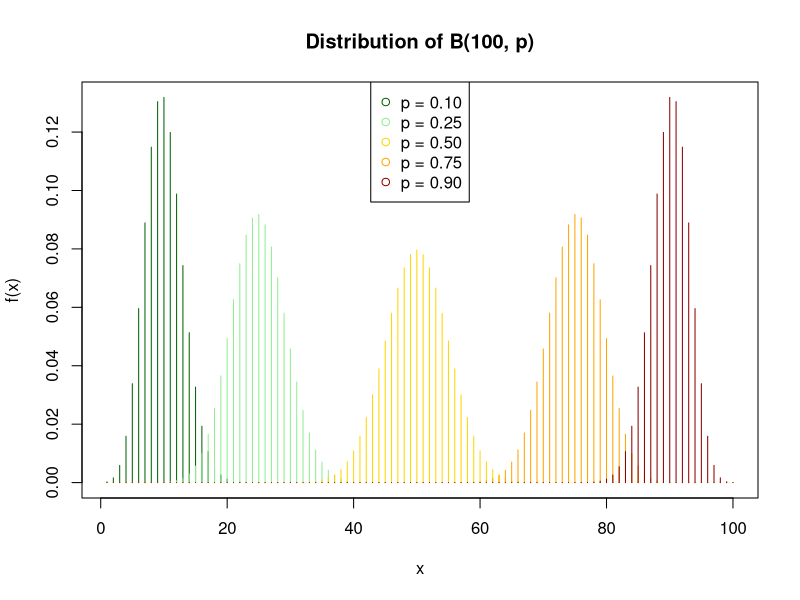
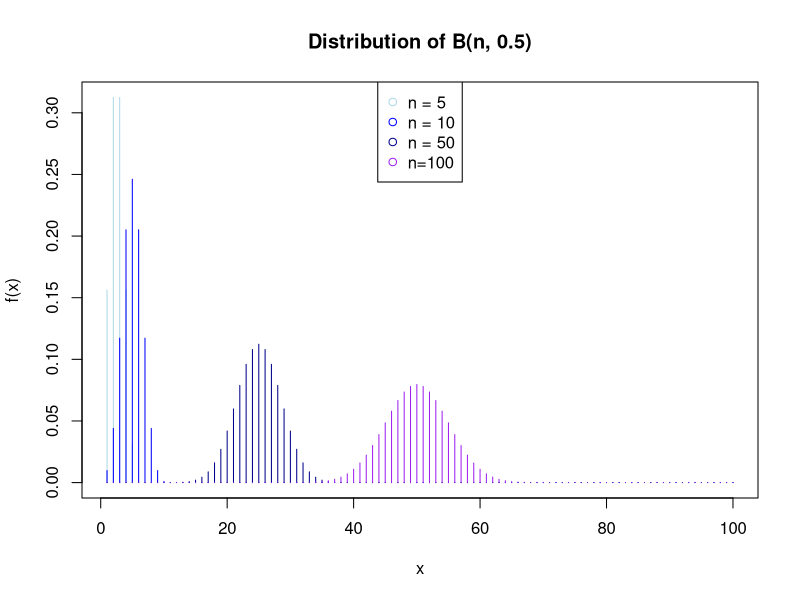
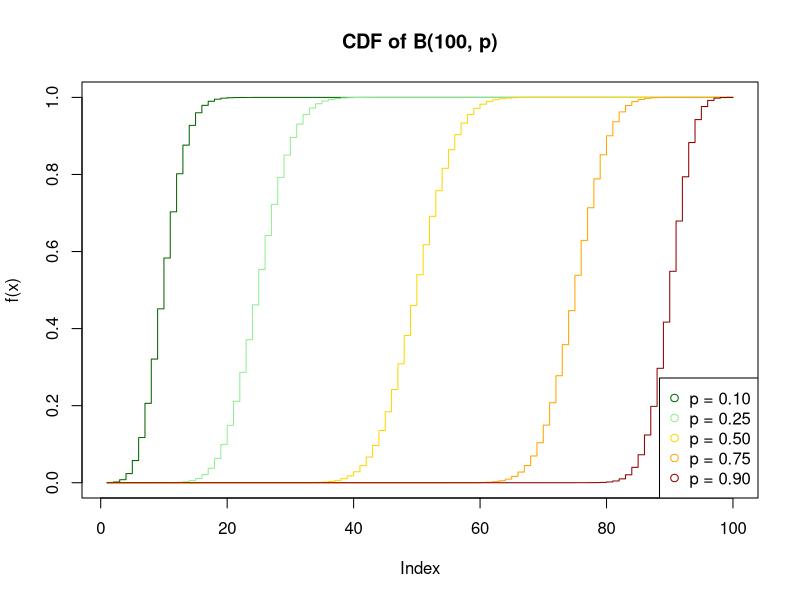
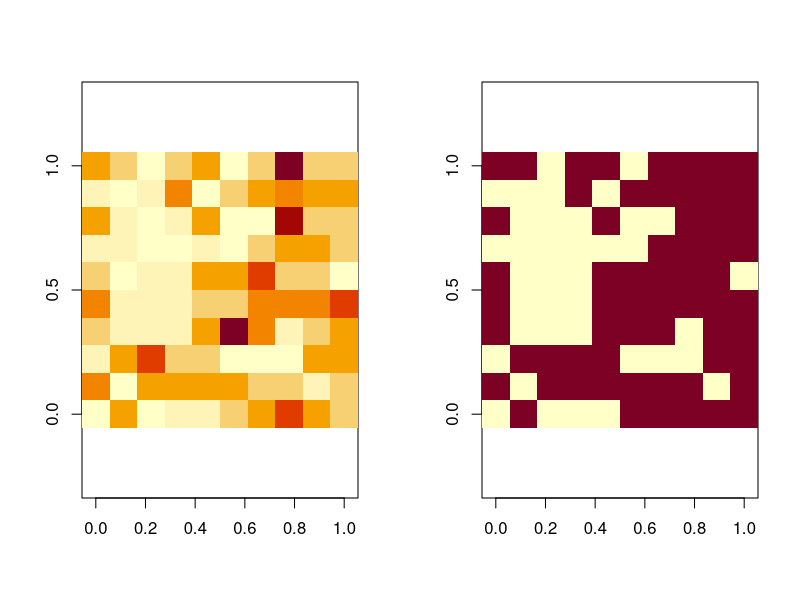
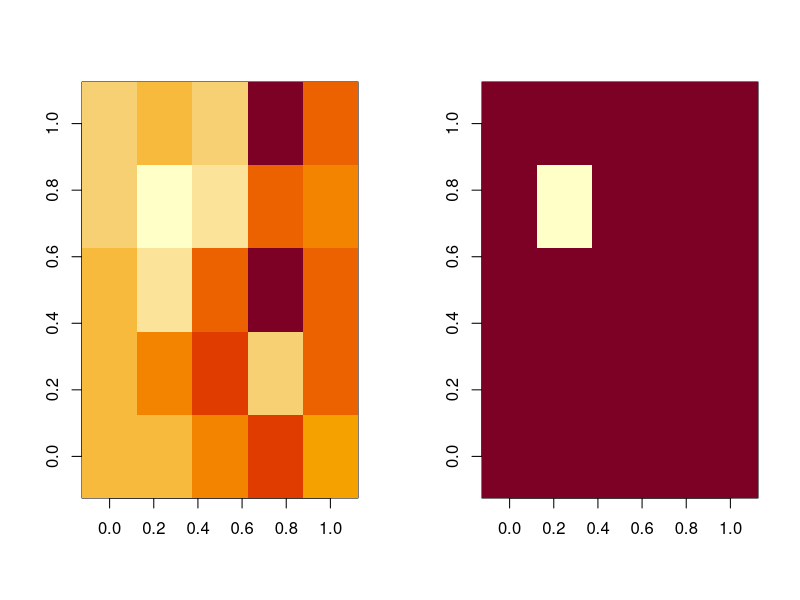

Source code (R) for these figures, in order:
## ---- chunk 1
dbinom(3, size=3, prob=0.5)
## ---- chunk 2
dbinom(3, size=10, prob=0.5)
dbinom(5, size=10, prob=0.5)
dbinom(10, size=10, prob=0.5)
## ---- chunk 3
x <- 1:100
dBer1 <- dbinom(x, size=100, prob=0.1)
dBer2 <- dbinom(x, size=100, prob=0.25)
dBer3 <- dbinom(x, size=100, prob=0.5)
dBer4 <- dbinom(x, size=100, prob=0.75)
dBer5 <- dbinom(x, size=100, prob=0.9)
## ---- chunk 4
plot(x, dBer1,main = 'Distribution of B(100, p)', ylab = 'f(x)', type="h", col = 'darkgreen')
points(x, dBer2, col = 'lightgreen', type="h")
points(x, dBer3, col = 'gold', type="h")
points(x, dBer4, col = 'orange', type="h")
points(x, dBer5, col = 'darkred', type="h")
legend("top",pch=1,
       legend = c("p = 0.10", "p = 0.25", "p = 0.50","p = 0.75", "p = 0.90"),
       col = c("darkgreen","lightgreen", 'gold', 'orange',"darkred"))
## ---- chunk 5
dn1 <- dbinom(x, size=5, prob=0.5)
dn2 <- dbinom(x, size=10, prob=0.5)
dn3 <- dbinom(x, size=50, prob=0.5)
dn4 <- dbinom(x, size=100, prob=0.5)
## ---- chunk 6
plot(x, dn1, col="lightblue", type="h",
     main = 'Distribution of B(n, 0.5)', ylab = 'f(x)')
points(x, dn2, col = 'blue', type="h")
points(x, dn3, col = 'blue4', type="h")
points(x, dn4, col = 'purple',  type="h")
legend("top", pch = 1,
       legend = c("n = 5", "n = 10", "n = 50", "n=100"),
       col = c("lightblue", 'blue',"blue4", 'purple'))
## ---- chunk 7
pbinom(50, size=100, prob=0.5)
pbinom(5, size=10, prob=0.5)
pbinom(5000000, size=10000000, prob=0.5)
## ---- chunk 8
plot(pbinom(1:100,size=100,prob=0.10), main = 'CDF of B(100, p)', ylab = 'f(x)', type="s", col = 'darkgreen')
lines(pbinom(1:100,size=100,prob=0.25), type="s", col = 'lightgreen')
lines(pbinom(1:100,size=100,prob=0.5), type="s", col = 'gold')
lines(pbinom(1:100,size=100,prob=0.75), type="s", col = 'orange')
lines(pbinom(1:100,size=100,prob=0.9), type="s", col = 'darkred')
legend("bottomright",pch=1,
       legend = c("p = 0.10", "p = 0.25", "p = 0.50","p = 0.75", "p = 0.90"),
       col = c("darkgreen","lightgreen", 'gold', 'orange',"darkred"))

## ---- chunk 9
ppois(lambda = 1,q=0)
## ---- chunk 10
ppois(lambda = 1.5,q=0)
ppois(lambda = 0.5,q=0)
ppois(lambda = 0.25,q=0)
## ---- chunk 11
pois025<-rpois(100,0.25)
pois025
table(pois025)
pois150<-rpois(100,1.5)
pois150
table(pois150)
## ---- chunk 12
lambdan<-data.frame(n=rep(1:4,4),lambda=rep(seq(1,0.25,by=-0.25),each=4))
lambdan$d<-dpois(lambdan$n,lambdan$lambda)
lambdan
## ---- chunk 13
ppois(lambda=1, q=0)
ppois(lambda=2, q=0)
## ---- chunk 14
ppois(lambda=2*4, q=0)
## ---- chunk 15
r2_100<-rpois(lambda=2, n=100)
r2_100
par(mfrow = c(1, 2))
image(matrix(r2_100, 10),asp=1)
image(matrix(r2_100, 10)>1, asp=1)
## ---- chunk 16
large<-matrix(rep(1:5,each=20)*10+rep(rep(1:5, each=2),10),10)
large

sumbylarge<-aggregate(r2_100, by=list(matrix(large)), FUN=sum)

matrix(sumbylarge$x,5)

par(mfrow = c(1, 2))
image(matrix(sumbylarge$x,5))
image(matrix(sumbylarge$x,5)>1)
